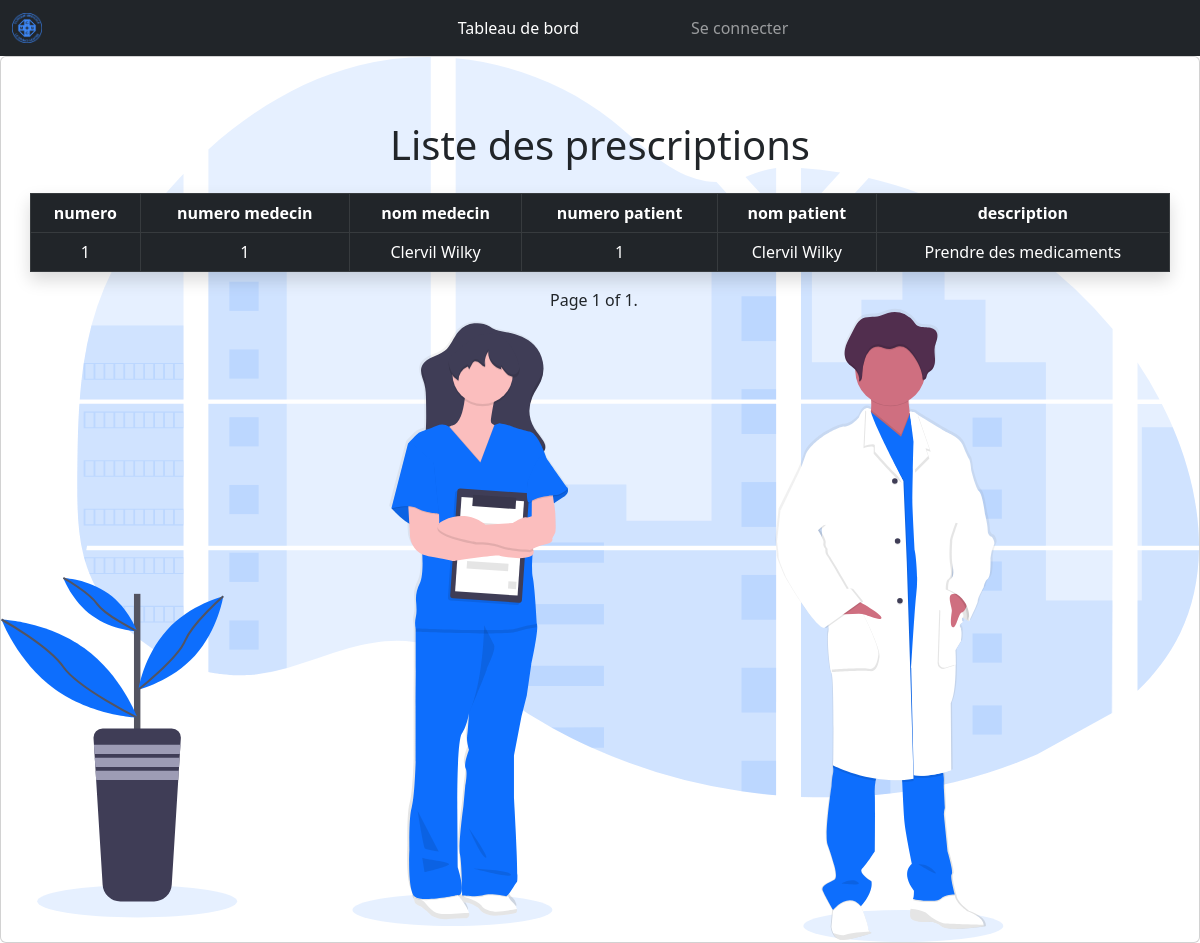
The app's page /imagerie_medicale/lister_prescription/ with its own data.
### imagerie_medicale/models.py (models this page shows)
class Prescription(models.Model):
    num_prescription = models.AutoField(primary_key=True)
    num_medecin = models.ForeignKey(umodels.Medecin,on_delete=models.CASCADE)
    num_patient = models.ForeignKey(acmodels.Patient,on_delete=models.CASCADE)
    description_prescription = models.TextField()

### medecin/models.py (models this page shows, shortened)
class Medecin(models.Model):
    num_medecin = models.AutoField(primary_key=True)
    user = models.OneToOneField(User,on_delete=models.CASCADE,null=True,blank=True)
    nom_poste = models.ForeignKey(Poste, on_delete=models.CASCADE,null=True,blank=True)
    num_medecin_chef = models.IntegerField()
    nom_medecin = models.CharField(max_length=20)
    prenom_medecin = models.CharField(max_length=20)

### accueil/models.py (models this page shows, shortened)
class Patient (models.Model):
    num_patient = models.AutoField(primary_key=True)
    nom_patient = models.CharField(max_length=20)
    prenom_patient = models.CharField(max_length=20)
    adresse_patient = models.CharField(max_length=255)
    no_tel_patient = models.IntegerField()
    date_naissance = models.DateField()
    groupe_sanguin = models.CharField(max_length=1, null=True,blank=True)

### imagerie_medicale/views.py (the view)
# urls.py: path('lister_prescription/',views.ListerPrescription.as_view(),name='lister_prescription'),
class ListerPrescription(generic.ListView):
    model = models.Prescription
    template_name = 'imagerie_medicale/liste_prescription.html'
    paginate_by = 8
    context_object_name = 'liste_prescription'

### imagerie_medicale/templates/imagerie_medicale/liste_prescription.html (shortened to what this page needs)
{% extends 'base.html' %}
{% load static %}
{% block content %}
    <div class="card">
        <img src="{% static 'svg2/undraw_doctors_hwty.svg' %}" class="card-img" alt="...">
        <div class="card-img-overlay w-100 justify-content-center d-flex mt-5">
            <div class="container">
                    <div class="row">
                        <h1 class="text-center">Liste des prescriptions</h1>
                        <table class="table shadow table-bordered mt-3">
                            <thead class="table-dark">
                                <tr>
                                    <th class="text-center" scope="col">numero</th>
                                    <th class="text-center" scope="col">numero medecin</th>
                                    <th class="text-center" scope="col">nom medecin</th>
                                    <th class="text-center" scope="col">numero patient</th>
                                    <th class="text-center" scope="col">nom patient</th>
                                    <th class="text-center" scope="col">description</th>
                                </tr>
                            </thead>
                            <tbody class="table-dark">
                                {% for prescription in page_obj %}
                                    <tr>
                                        <td class="text-center">{{prescription.num_prescription}}</td>
                                        <td class="text-center">{{prescription.num_medecin.num_medecin}}</td>
                                        <td class="text-center">{{prescription.num_medecin.nom_medecin}} {{prescription.num_medecin.prenom_medecin}}</td>
                                        <td class="text-center">{{prescription.num_patient.num_patient}}</td>
                                        <td class="text-center">{{prescription.num_patient.nom_patient}} {{prescription.num_patient.prenom_patient}}</td>
                                        <td class="text-center">{{prescription.description_prescription}}</td>
                                    </tr>
                                {% endfor %}
                            </tbody>
                        </table>
                        <div class="pagination d-flex justify-content-center">
                            <span class="step-links">
                                <span class="current">
                                    Page {{ page_obj.number }} of {{ page_obj.paginator.num_pages }}.
                                </span>
                            </span>
                        </div>
                    </div>
        </div>
    </div>
{% endblock content %}

### records on screen
Prescription: num_prescription "1", num_medecin.num_medecin "1", num_medecin.nom_medecin "Clervil", num_medecin.prenom_medecin "Wilky", num_patient.num_patient "1", num_patient.nom_patient "Clervil", num_patient.prenom_patient "Wilky", description_prescription "Prendre des medicaments"

### other values on screen
{{ page_obj.number }} "1"
{{ page_obj.paginator.num_pages }} "1"
